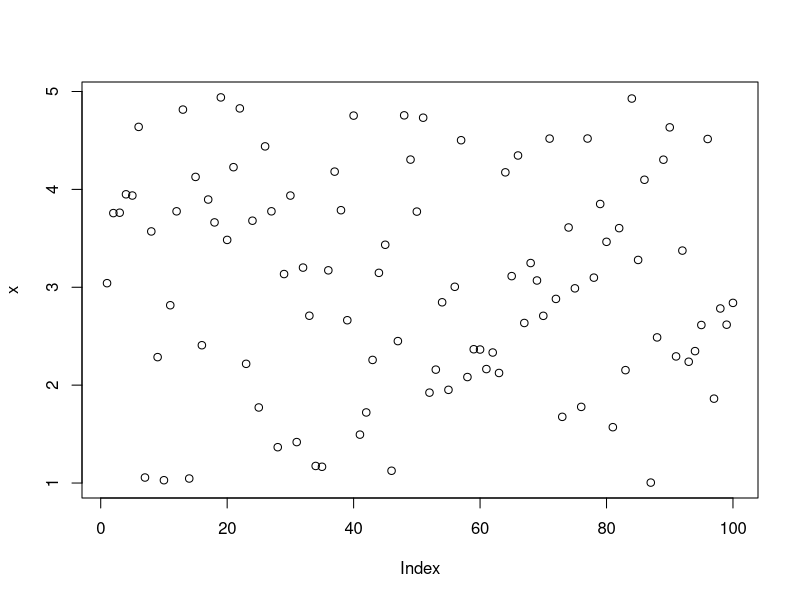
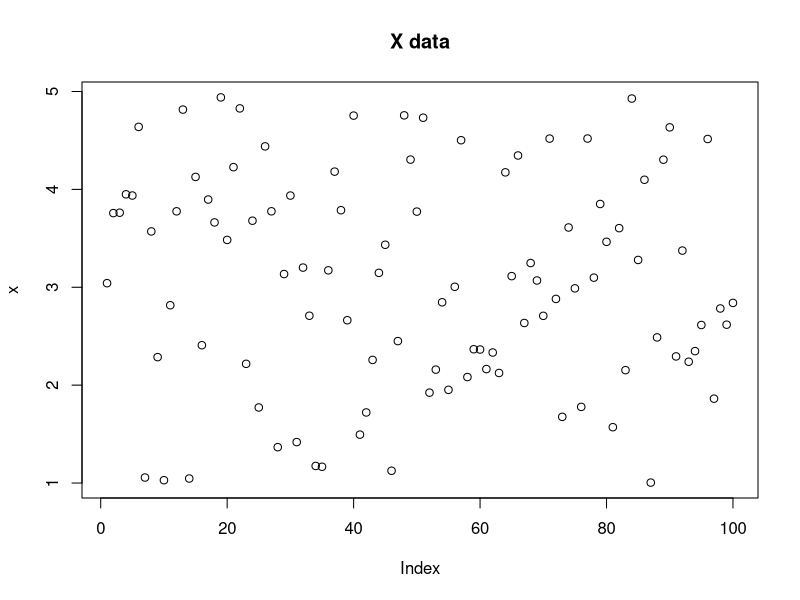
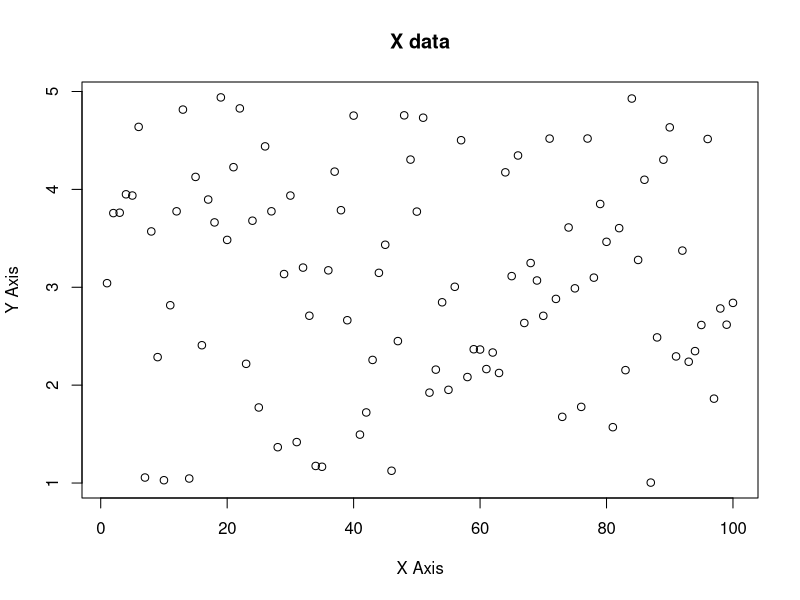
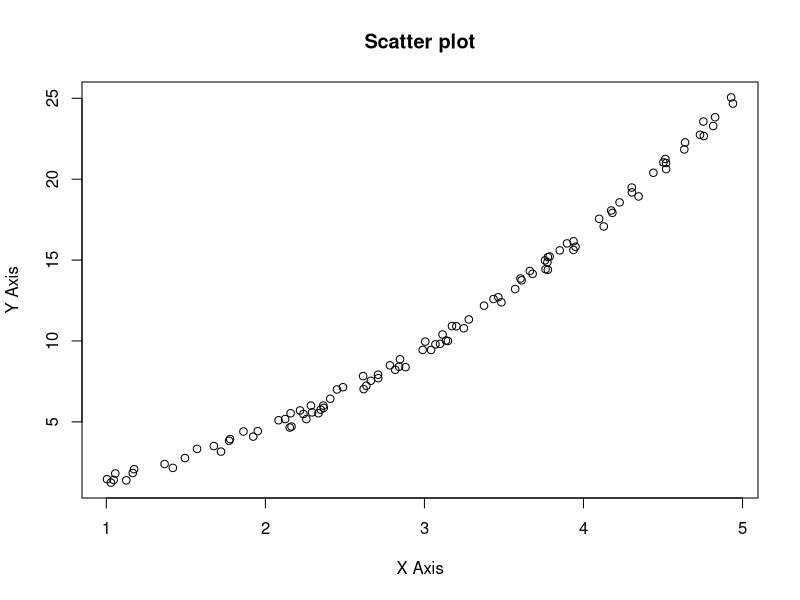
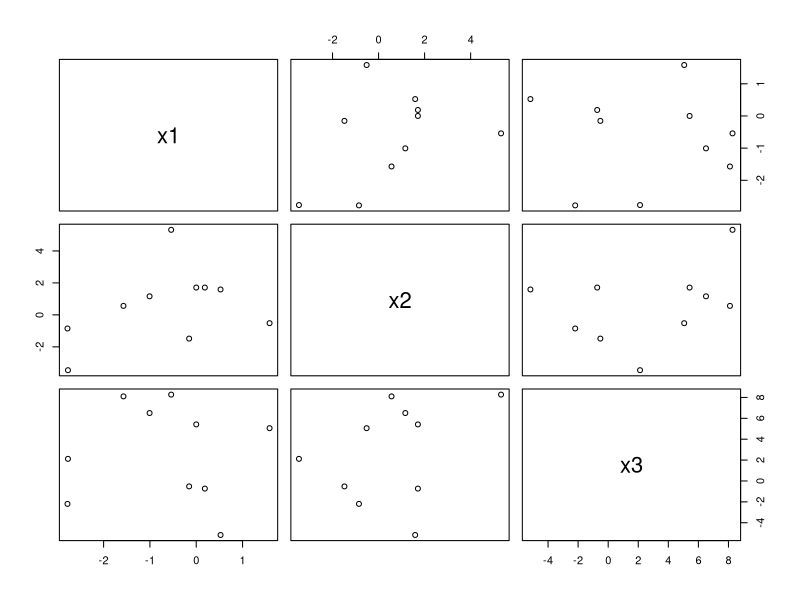
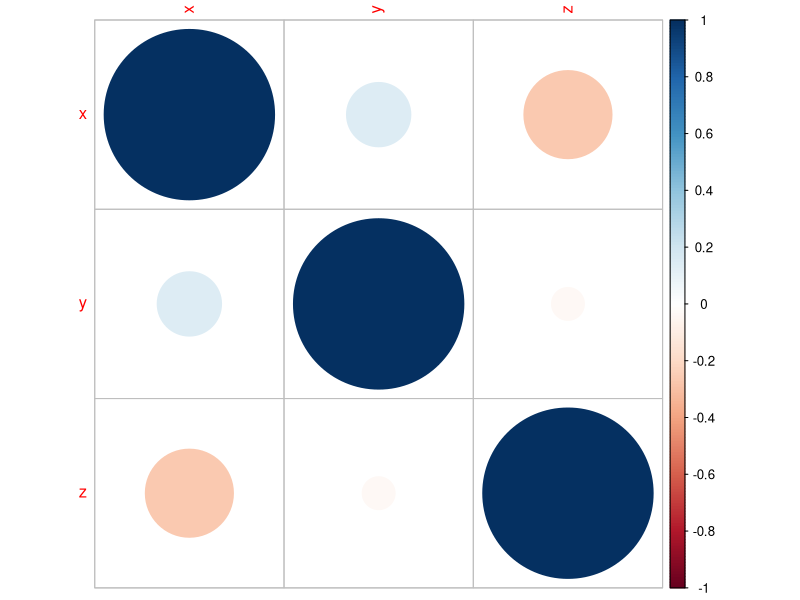
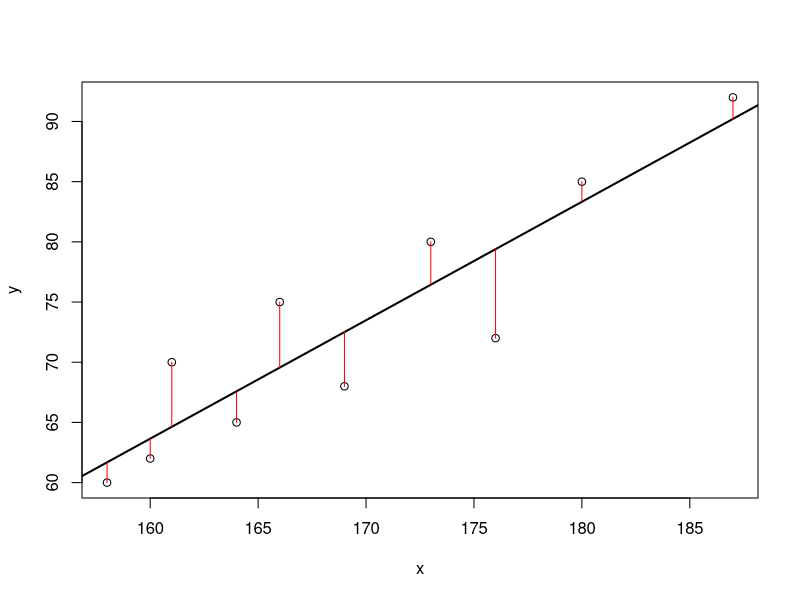
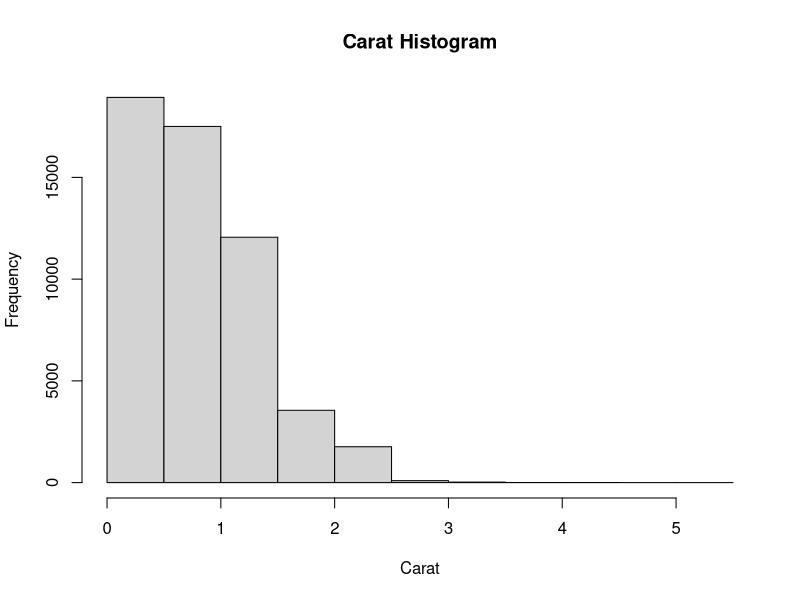

Here is the R script that generated these plots, in order: (Note: this script raises an error after producing the figures.)
###############################################################
# Lab II - Basics of Ploting and ggplot
#-------------------------------------------------------------#
# #############################################################

#-------------------------------------------------------------
# Step 1: Random Number and Plot
#-------------------------------------------------------------
x <- runif(100, min = 1, max = 5)
x
y <- x^2 + runif(100)
y

# 1.1 Plot x
plot(x)
plot(x, main = "X data")
plot(x, main = "X data",xlab = "X Axis", ylab="Y Axis")


# 1.2 Scatter Plot; x vs y
plot(x, y, main = "Scatter plot",xlab = "X Axis", ylab="Y Axis")


# 1.3 Saving the Plot to a file
png(filename="MyPlot.png")
plot(x, y, main = "Scatter plot",xlab = "X Axis", ylab="Y Axis")
dev.off()
getwd()   # Get the Current Working Directory, Similar to pwd in linux



#-------------------------------------------------------------
# Step 2: The Normal Distribution
#-------------------------------------------------------------
x1 <- rnorm(10,sd=2)
x1
x2 <- rnorm(10,sd=3)
x2
x3 <- rnorm(10,sd=4)
x3


# Plot x1,x2,x3 together
df <- data.frame(x1,x2,x3)
plot(df[,1:3])



#-------------------------------------------------------------
# Step 3: Min, Max, Sum, Std Deviation
#         Mean, Median, Mode
#-------------------------------------------------------------
x <- c(2,7,3,2,4,1,8,2,4,2,8,-5,4)
min(x)
max(x)
sum(x)
sd(x)

mean(x)
median(x)

# To get mode (Most occured element in a list)
getmode <- function(v) {
  uniqv <- unique(v)
  uniqv[which.max(tabulate(match(v, uniqv)))]
}

getmode(x)


#-------------------------------------------------------------
# Step 4: Correlation, Variance and Covariance (Matrices) 
#-------------------------------------------------------------

x <- c(2,7,3,2,4,1,8,2,4,2,8,-5,4)
y <- c(6,3,8,1,3,6,8,2,3,5,8,4,-6)
z <- round(runif(13,min=-10, max=10),0) 

# Variance
var(x, y)

# Co-variance
cov(x, y, method = "pearson")
cov(x, y, method = "kendall")
cov(x, y, method = "spearman")

# Correlation
cor(x, y, method = "pearson")
cor(x, y, method = "kendall")
cor(x, y, method = "spearman")


# Pairwise correlation
df <- data.frame(x,y,z)
pairCor <- cor(df,use="pairwise",method="pearson")
pairCor


# Visualize correlation of all variable with each other
install.packages("corrplot")
library(corrplot)
corrplot(pairCor)


#-------------------------------------------------------------
# Step 5: Linear Regression
#-------------------------------------------------------------

x <- c(173, 169, 176, 166, 161, 164, 160, 158, 180, 187)
y <- c(80, 68, 72, 75, 70, 65, 62, 60, 85, 92) 

linearModel <- lm(y ~ x)
plot(x, y)
abline(linearModel, lwd=2)
predicted <- predict(linearModel) 
segments(x, y, x, predicted, col="red")

#-------------------------------------------------------------
# Step 6: Basic Plots using ggplot
#-------------------------------------------------------------

install.packages("ggplot2")
library(ggplot2)

data(diamonds)  # Loading build-in dataset
head(diamonds)
summary(diamonds) #Summarize the dataset

# 6.1 Histogram
hist(diamonds$carat, main = "Carat Histogram", xlab = "Carat")

plot(price ~ carat, data = diamonds)
plot(diamonds$carat, diamonds$price)


# 6.2 Boxplots

boxplot(diamonds$carat, col='red')

# The idea behind the boxplot is that the 
# thick middle line represents the median and 
# the box is bounded by the first and third 
# quartiles. That is, the middle 50% of data 
# (the Interquartile Range or IQR) is held in 
# the box. The lines extend out to 1.5*IQR in 
# both directions. Outlier points are then
# plotted beyond that. It is important to note 
# that while 50% of the data are very visible 
# in the box, that means 50% of the data are 
# not really displayed. That is a lot of 
# information to not see.


boxplot(diamonds)
boxplot(diamonds[,-c(7)]) # dropping carat column


# 6.3 Histograms and Densities
ggplot(data = diamonds) + geom_histogram(aes(x = carat))
ggplot(data = diamonds) + geom_density(aes(x = carat), fill = "grey50")

# Scatter Plot
ggplot(diamonds, aes(x = carat, y = price)) + geom_point(col='pink')

g <- ggplot(diamonds, aes(x = carat, y = price))
g + geom_point(aes(color = color))
g + geom_point(aes(color = color)) + facet_wrap(~color)
g + geom_point(aes(color = color)) + facet_grid(cut ~ clarity)


ggplot(diamonds, aes(x = carat)) + geom_histogram() + facet_wrap(~color)
ggplot(diamonds, aes(y = carat, x = 1)) + geom_boxplot()
ggplot(diamonds, aes(y = carat, x = cut)) + geom_boxplot()
ggplot(diamonds, aes(y = carat, x = cut)) + geom_violin()

ggplot(diamonds, aes(y = carat, x = cut)) + geom_point() + geom_violin()
ggplot(diamonds, aes(y = carat, x = cut)) + geom_violin() + geom_point()

ggplot(economics, aes(x = date, y = pop)) + geom_line()


# 6.3 More Plots using ggplots

install.packages("lubridate")
install.packages("scales")

library(lubridate)
library(scales)
economics$year <- year(economics$date)
economics$month <- month(economics$date, label=TRUE)
econ2000 <- economics[which(economics$year >= 2000), ]

# build the foundation of the plot
g <- ggplot(econ2000, aes(x=month, y=pop))

# add lines color coded and grouped by year
# the group aesthetic breaks the data into separate groups
g <- g + geom_line(aes(color=factor(year), group=year))

# name the legend "Year"
g <- g + scale_color_discrete(name="Year")

# format the y axis
g <- g + scale_y_continuous(labels=comma)

# add a title and axis labels
g <- g + labs(title="Population Growth", x="Month", y="Population")

# plot the graph
g


# 6.4 Mpore on ggplots
install.packages("ggthemes")
library(ggthemes)
# build a plot and store it in g2
g2 <- ggplot(diamonds, aes(x=carat, y=price)) + geom_point(aes(color=color))
# apply a few themes
g2 + theme_economist() + scale_colour_economist()
g2 + theme_excel() + scale_colour_excel()
g2 + theme_tufte()
g2 + theme_wsj()



#-------------------------------------------------------------
# Step 7: Grid and a curve plotting
#-------------------------------------------------------------
round()
x <- round(runif(13,min=-5, max=5),0) 
y <- round(runif(13,min=-5, max=5),0) 
z <- round(runif(13,min=-5, max=5),0) 

plot(z, type = "n")
grid(lty = 1, lwd = 2)
curve(x^2, col = "blue", add = TRUE)
curve(x^2 + 1, col = "blue", add = TRUE)
points(z^2, pch = 20)


#-------------------------------------------------------------
# Step 8: Grphical Parameters
#-------------------------------------------------------------

plot(z, type = "o", col = 'red', pch = 16, cex = 2)
plot(z, col = c('red', 'blue'), pch = "+", cex = 2)


#-------------------------------------------------------------
# Step 9: Colors Plotting
#-------------------------------------------------------------
colors()
palette() ## default palette
palette(sample(colors(), 10)) ## change palette
plot(runif(50), col = rep(1:10, each = 5), pch = 16, cex = 2)


#-------------------------------------------------------------
# Step 10: Histogram Plotting - Frequency Plotting
#-------------------------------------------------------------

# create a grouping variable of length 100
a <- factor(sample(1:5, 13, replace = TRUE), levels = 1:5)
a
levels(a) <- LETTERS[1:5]
a
plot(a)
plot(y ~ a)   # Box Plot


#-------------------------------------------------------------
# Step 11: Plotting of Data frames 
#-------------------------------------------------------------

# scatterplot matrix: a matrix of all pairwise bivariate scatterplots.
iris        # Dataset
head(iris)
class(iris)
plot(iris)
plot(iris[1:4], col = as.numeric(iris$Species)) # color by Species


#-------------------------------------------------------------
# Step 12: Function Plotting
#-------------------------------------------------------------
plot(sin, from = -2 * pi, to = 2 * pi)
plot(cos, from = -2 * pi, to = 2 * pi)

damped.sin <- function(x) sin(5 * x) * exp(-x^2) ## New function
class(damped.sin)
plot(damped.sin, from = -pi, to = pi)

